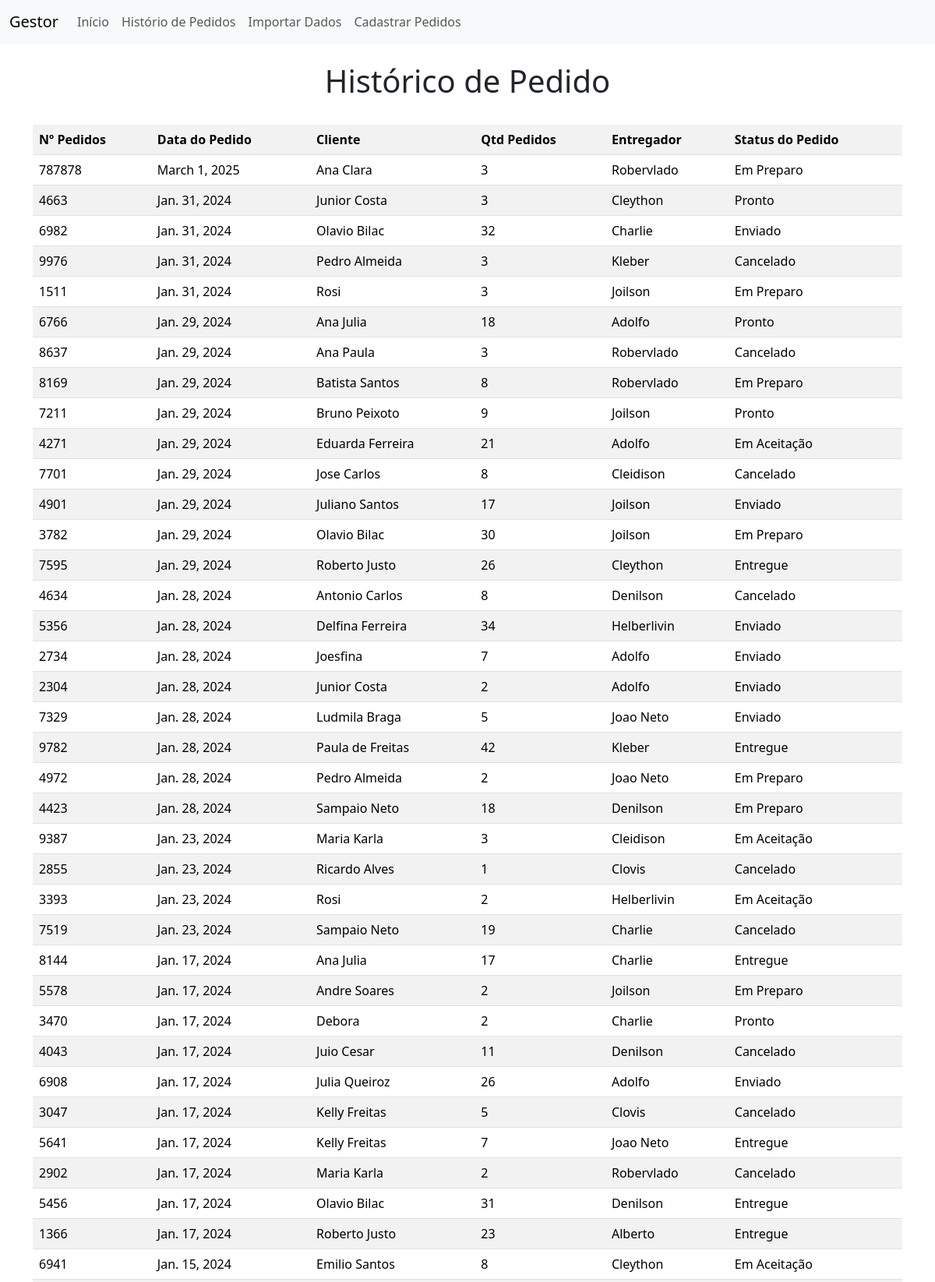
/historico_pedidos (upper part), run on the app's committed database.
### gestor/models.py (models this page shows, shortened)
class pedido(models.Model):
    STATUS_CHOICES = [
        ('ACE', 'Em Aceitação'),
        ('PRE', 'Em Preparo'),
        ('PRT', 'Pronto'),
        ('ENV', 'Enviado'),
        ('ENT', 'Entregue'),
        ('CAN', 'Cancelado'),
    ]
    produto = models.ForeignKey(Produto, on_delete=models.CASCADE, default=1)  # Chave estrangeira do Produto
    entregador = models.ForeignKey(Entregador, on_delete=models.CASCADE, default=1)  # Chave estrangeira do Entregador
    cliente = models.ForeignKey(Cliente, on_delete=models.CASCADE, default=1)  # Chave estrangeira do cliente
    numeroPedido = models.CharField(max_length=50, null=False, blank=False, verbose_name='Número do Pedido')
    horarioDataPedido = models.DateField(null=True, blank=True, verbose_name='Horário do Pedido')  # Horário e data do pedido
    valorTotal = models.DecimalField(max_digits=10, decimal_places=2,null=False, blank=False, verbose_name='Valor total')  # Valor total em reais
    status = models.CharField(
        max_length=3,  # Tamanho máximo da string baseado nos códigos (e.g., "ACE", "PRE")
        choices=STATUS_CHOICES,  # Lista de opções
        default='ACE',  # Valor padrão
        )
    class Meta:
        ordering = ['-horarioDataPedido']

class Cliente(models.Model):
    nome = models.CharField(max_length=50, null=False, blank=False, verbose_name='Nome do Cliente')
    telefone = models.CharField(max_length=15, blank=True, null=True, verbose_name='Telefone do Cliente')  # Telefone (opcional)
    endereco = models.CharField(max_length=100, blank=True, null=True, verbose_name='Endereco do Cliente')
    quantidadePedidos = models.CharField(max_length=50, null=False, blank=True, verbose_name='Quantidade de Pedidos do Cliente') #Zero se o cliente for novamente. Acima de Um o cliente já é de casa.
    class Meta:
        ordering = ['nome']

class Entregador(models.Model):
    nome = models.CharField(max_length=50, null=False, blank=False, verbose_name='Nome do Cliente')
    telefone = models.CharField(max_length=15, blank=True, null=True)  # Telefone (opcional)
    horarioChegada = models.DateField( null=True, blank=True, verbose_name='Horário de Chegada do Entregador')  # Horário e data de chegada do entregado no restaurante.
    class Meta:
        ordering = ['nome']

### gestor/views.py (the view)
# urls.py: path("historico_pedidos", views.historico_pedidos, name="historico_pedidos"),
def historico_pedidos(request):
    from .models import pedido
    dicionario = {}
    registros = pedido.objects.all()
    dicionario["pedidos"] = registros
    return render(request, "historico_pedidos.html", dicionario)

### gestor/templates/historico_pedidos.html (shortened to what this page needs)
{% extends 'base.html' %}
{% block subtitulo %} Histórico de Pedido {% endblock %}
{% block corpo %}
    <div class="container">
      <div class="row" style="line-height: 1">
        <div class="col-md-12 col-sm-12 col-xs-12">
          <table class="table table-striped table-hover">
            <th>Nº Pedidos</th>
            <th>Data do Pedido</th>
            <th>Cliente</th>
            <th>Qtd Pedidos</th>
            <th>Entregador</th>
            <th>Status do Pedido</th>
             {% for regs in pedidos %}
            <tr>
              <td>{{ regs.numeroPedido }}</td>
              <td>{{ regs.horarioDataPedido }}</td>
              <td>{{ regs.cliente.nome }}</td>
              <td>{{ regs.cliente.quantidadePedidos }}</td>
              <td>{{ regs.entregador.nome }}</td>
              <td>{{ regs.get_status_display }}</td>
            </tr>
            {% endfor %}
          </table>
        </div>
      </div>
    </div>
{% endblock %}

### gestor/templates/base.html (shortened to what this page needs)
{% load static %}
{% load bootstrap5 %}
{% bootstrap_css %}
<!DOCTYPE html>
<html lang="pt-br">
  <head>
  </head>
  <body>
    <nav class="navbar navbar-expand-lg bg-body-tertiary"
        style="background-color: #e3f2fd;">
        <div class="container-fluid">
          <a class="navbar-brand" href="#">Gestor</a>
          <div class="collapse navbar-collapse" id="navbarNavAltMarkup">
            <div class="navbar-nav">
                <a class="nav-link" href="{% url 'index' %}">Início</a>
                <a class="nav-link" href="{% url 'pedido_list' %}">Histório de Pedidos</a>
                <a class="nav-link" href="{% url 'importar_pedidos' %}">Importar Dados</a>
                <a class="nav-link" href="{% url 'pedido_create' %}" >Cadastrar Pedidos</a>
            </div>
          </div>
        </div>
      </nav>
      <center>
        <br />
        <h1> {% block subtitulo %}{% endblock %} </h1>
      </center>
    <center>
      <br />
      {% block corpo %}{% endblock %}
    </center>
  </body>
</html>

### data on the page
pedido: numeroPedido "787878", horarioDataPedido "March 1, 2025", cliente.nome "Ana Clara", cliente.quantidadePedidos "3", entregador.nome "Robervlado", status "Em Preparo"
pedido: numeroPedido "4663", horarioDataPedido "Jan. 31, 2024", cliente.nome "Junior Costa", cliente.quantidadePedidos "3", entregador.nome "Cleython", status "Pronto"
pedido: numeroPedido "6982", horarioDataPedido "Jan. 31, 2024", cliente.nome "Olavio Bilac", cliente.quantidadePedidos "32", entregador.nome "Charlie", status "Enviado"
pedido: numeroPedido "9976", horarioDataPedido "Jan. 31, 2024", cliente.nome "Pedro Almeida", cliente.quantidadePedidos "3", entregador.nome "Kleber", status "Cancelado"
pedido: numeroPedido "1511", horarioDataPedido "Jan. 31, 2024", cliente.nome "Rosi", cliente.quantidadePedidos "3", entregador.nome "Joilson", status "Em Preparo"
pedido: numeroPedido "6766", horarioDataPedido "Jan. 29, 2024", cliente.nome "Ana Julia", cliente.quantidadePedidos "18", entregador.nome "Adolfo", status "Pronto"
pedido: numeroPedido "8637", horarioDataPedido "Jan. 29, 2024", cliente.nome "Ana Paula", cliente.quantidadePedidos "3", entregador.nome "Robervlado", status "Cancelado"
pedido: numeroPedido "8169", horarioDataPedido "Jan. 29, 2024", cliente.nome "Batista Santos", cliente.quantidadePedidos "8", entregador.nome "Robervlado", status "Em Preparo"
pedido: numeroPedido "7211", horarioDataPedido "Jan. 29, 2024", cliente.nome "Bruno Peixoto", cliente.quantidadePedidos "9", entregador.nome "Joilson", status "Pronto"
pedido: numeroPedido "4271", horarioDataPedido "Jan. 29, 2024", cliente.nome "Eduarda Ferreira", cliente.quantidadePedidos "21", entregador.nome "Adolfo", status "Em Aceitação"
pedido: numeroPedido "7701", horarioDataPedido "Jan. 29, 2024", cliente.nome "Jose Carlos", cliente.quantidadePedidos "8", entregador.nome "Cleidison", status "Cancelado"
pedido: numeroPedido "4901", horarioDataPedido "Jan. 29, 2024", cliente.nome "Juliano Santos", cliente.quantidadePedidos "17", entregador.nome "Joilson", status "Enviado"
pedido: numeroPedido "3782", horarioDataPedido "Jan. 29, 2024", cliente.nome "Olavio Bilac", cliente.quantidadePedidos "30", entregador.nome "Joilson", status "Em Preparo"
pedido: numeroPedido "7595", horarioDataPedido "Jan. 29, 2024", cliente.nome "Roberto Justo", cliente.quantidadePedidos "26", entregador.nome "Cleython", status "Entregue"
pedido: numeroPedido "4634", horarioDataPedido "Jan. 28, 2024", cliente.nome "Antonio Carlos", cliente.quantidadePedidos "8", entregador.nome "Denilson", status "Cancelado"
pedido: numeroPedido "5356", horarioDataPedido "Jan. 28, 2024", cliente.nome "Delfina Ferreira", cliente.quantidadePedidos "34", entregador.nome "Helberlivin", status "Enviado"
pedido: numeroPedido "2734", horarioDataPedido "Jan. 28, 2024", cliente.nome "Joesfina", cliente.quantidadePedidos "7", entregador.nome "Adolfo", status "Enviado"
pedido: numeroPedido "2304", horarioDataPedido "Jan. 28, 2024", cliente.nome "Junior Costa", cliente.quantidadePedidos "2", entregador.nome "Adolfo", status "Enviado"
pedido: numeroPedido "7329", horarioDataPedido "Jan. 28, 2024", cliente.nome "Ludmila Braga", cliente.quantidadePedidos "5", entregador.nome "Joao Neto", status "Enviado"
pedido: numeroPedido "9782", horarioDataPedido "Jan. 28, 2024", cliente.nome "Paula de Freitas", cliente.quantidadePedidos "42", entregador.nome "Kleber", status "Entregue"
pedido: numeroPedido "4972", horarioDataPedido "Jan. 28, 2024", cliente.nome "Pedro Almeida", cliente.quantidadePedidos "2", entregador.nome "Joao Neto", status "Em Preparo"
pedido: numeroPedido "4423", horarioDataPedido "Jan. 28, 2024", cliente.nome "Sampaio Neto", cliente.quantidadePedidos "18", entregador.nome "Denilson", status "Em Preparo"
pedido: numeroPedido "9387", horarioDataPedido "Jan. 23, 2024", cliente.nome "Maria Karla", cliente.quantidadePedidos "3", entregador.nome "Cleidison", status "Em Aceitação"
pedido: numeroPedido "2855", horarioDataPedido "Jan. 23, 2024", cliente.nome "Ricardo Alves", cliente.quantidadePedidos "1", entregador.nome "Clovis", status "Cancelado"
pedido: numeroPedido "3393", horarioDataPedido "Jan. 23, 2024", cliente.nome "Rosi", cliente.quantidadePedidos "2", entregador.nome "Helberlivin", status "Em Aceitação"
pedido: numeroPedido "7519", horarioDataPedido "Jan. 23, 2024", cliente.nome "Sampaio Neto", cliente.quantidadePedidos "19", entregador.nome "Charlie", status "Cancelado"
pedido: numeroPedido "8144", horarioDataPedido "Jan. 17, 2024", cliente.nome "Ana Julia", cliente.quantidadePedidos "17", entregador.nome "Charlie", status "Entregue"
pedido: numeroPedido "5578", horarioDataPedido "Jan. 17, 2024", cliente.nome "Andre Soares", cliente.quantidadePedidos "2", entregador.nome "Joilson", status "Em Preparo"
pedido: numeroPedido "3470", horarioDataPedido "Jan. 17, 2024", cliente.nome "Debora", cliente.quantidadePedidos "2", entregador.nome "Charlie", status "Pronto"
pedido: numeroPedido "4043", horarioDataPedido "Jan. 17, 2024", cliente.nome "Juio Cesar", cliente.quantidadePedidos "11", entregador.nome "Denilson", status "Cancelado"
pedido: numeroPedido "6908", horarioDataPedido "Jan. 17, 2024", cliente.nome "Julia Queiroz", cliente.quantidadePedidos "26", entregador.nome "Adolfo", status "Enviado"
pedido: numeroPedido "3047", horarioDataPedido "Jan. 17, 2024", cliente.nome "Kelly Freitas", cliente.quantidadePedidos "5", entregador.nome "Clovis", status "Cancelado"
pedido: numeroPedido "5641", horarioDataPedido "Jan. 17, 2024", cliente.nome "Kelly Freitas", cliente.quantidadePedidos "7", entregador.nome "Joao Neto", status "Entregue"
pedido: numeroPedido "2902", horarioDataPedido "Jan. 17, 2024", cliente.nome "Maria Karla", cliente.quantidadePedidos "2", entregador.nome "Robervlado", status "Cancelado"
pedido: numeroPedido "5456", horarioDataPedido "Jan. 17, 2024", cliente.nome "Olavio Bilac", cliente.quantidadePedidos "31", entregador.nome "Denilson", status "Entregue"
pedido: numeroPedido "1366", horarioDataPedido "Jan. 17, 2024", cliente.nome "Roberto Justo", cliente.quantidadePedidos "23", entregador.nome "Alberto", status "Entregue"
pedido: numeroPedido "6941", horarioDataPedido "Jan. 15, 2024", cliente.nome "Emilio Santos", cliente.quantidadePedidos "8", entregador.nome "Cleython", status "Em Aceitação"
